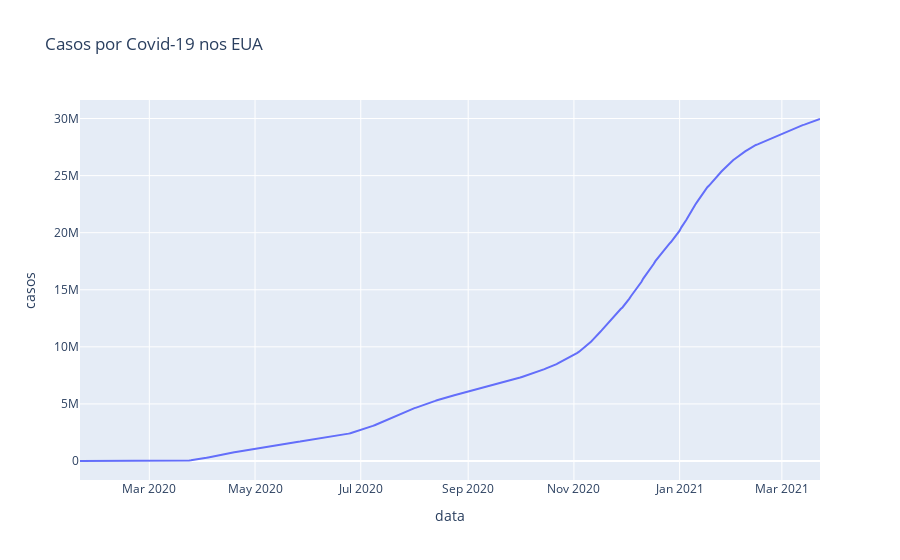

Source (notebook cell):
### Code cell
# Vamos visualizar os casos, durante toda a pandemia em um gráfico
px.line(database, 'data', 'casos', title='Casos por Covid-19 nos EUA')

### Figure 1 — Plotly figure (JSON) as saved in the notebook; plotly's stock layout.template omitted (floating-point values rounded to 4 significant figures; data arrays with more than 128 entries replaced by an {"elided": "..."} marker saying what was removed)
{"data": [{"hovertemplate": "data=%{x}<br>casos=%{y}<extra></extra>", "legendgroup": "", "line": {"color": "#636efa", "dash": "solid"}, "mode": "lines", "name": "", "orientation": "v", "showlegend": false, "type": "scatter", "x": {"elided": "428 str values"}, "xaxis": "x", "y": {"elided": "428 int values"}, "yaxis": "y"}], "layout": {"legend": {"tracegroupgap": 0}, "title": {"text": "Casos por Covid-19 nos EUA"}, "xaxis": {"anchor": "y", "domain": [0, 1], "title": {"text": "data"}}, "yaxis": {"anchor": "x", "domain": [0, 1], "title": {"text": "casos"}}}}
